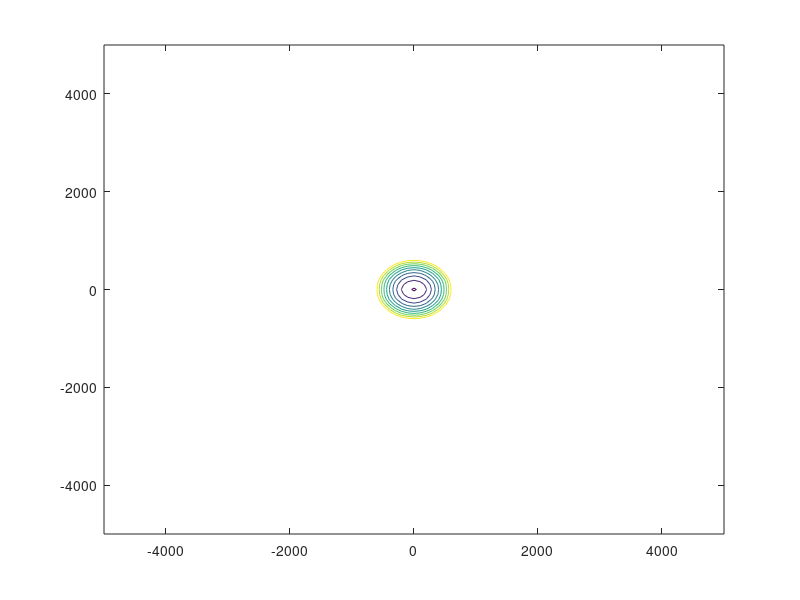

Write MATLAB code to recreate this figure.
function cont4()
% Contour of the Griewangk-Function in the parameter space
% by the optimization without not-strict restrictions
%
% See also: OFUN4.M

% All Rights Reserved, 
% Revision 3.0, Oct. 1996
% Evolution Strategy Toolbox 1993-96
% To Thanh Binh University of Magdeburg Germany

k=100;

hold off

[x1,y1]=meshgrid([-50*k:1*k:50*k]);
z=(x1.^2+y1.^2)/4000 -cos(x1).*cos(y1/sqrt(2))+1;
contour(x1,y1,z,[1:10:100]);
axis(k*[-50 50 -50 50]);
hold on


